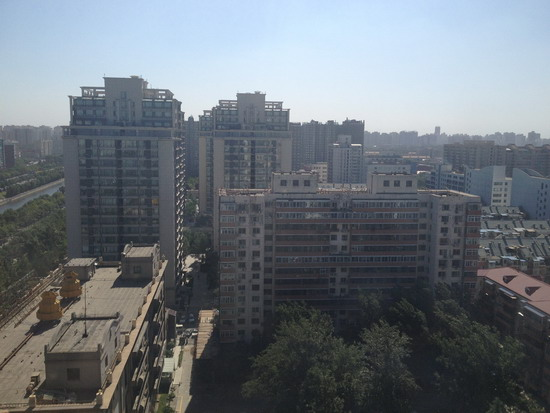
%> input picture 001_groudtruth.jpg, 550 x 413 px
$ octave --eval "result = retinex(imread('001_groudtruth.jpg'));"   (GNU Octave 9; MATLAB toolbox functions it lacks are replaced by stand-ins)
%> lines starting %> are read from the running program, lines starting %| are printed output that depends on the picture
function [ssr, msr, msrcr] = retinex(I)
Ir=I(:,:,1);
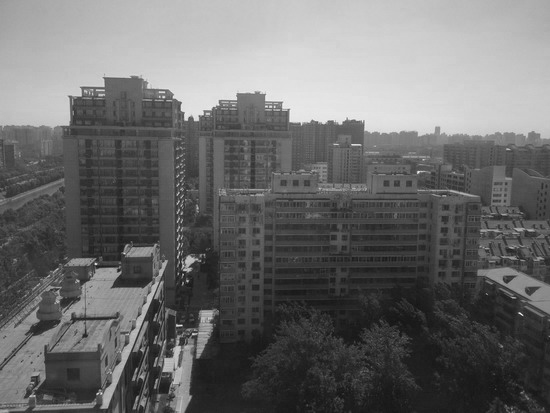
%> Ir: size 413x550 uint8; min 17, max 245, mean 108.2
Ig=I(:,:,2);
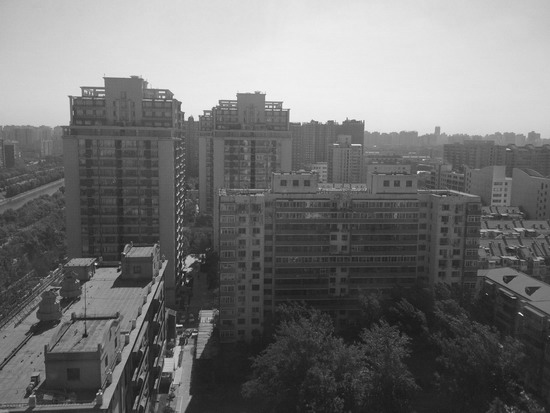
%> Ig: size 413x550 uint8; min 18, max 252, mean 115
Ib=I(:,:,3);
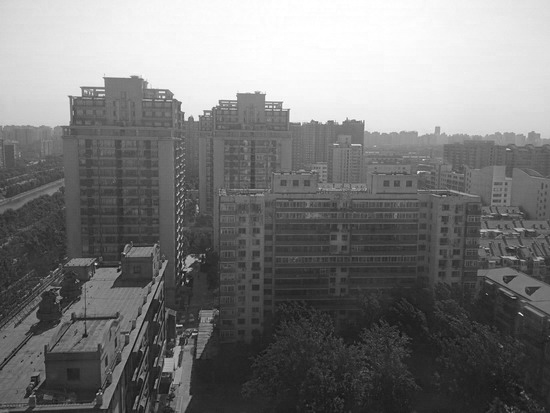
%> Ib: size 413x550 uint8; min 12, max 255, mean 121.9

%%%%%%%%%%设定所需参数%%%%%%
G = 192;
b = -30;
alpha = 125; %125
beta = 46; %46
Ir_double=double(Ir);
Ig_double=double(Ig);
Ib_double=double(Ib);

%%%%%%%%%%设定高斯参数%%%%%%
sigma_1=15;   %三个高斯核 %15,80,250
sigma_2=80;
sigma_3=250;
[x, y]=meshgrid((-(size(Ir,2)-1)/2):(size(Ir,2)/2),(-(size(Ir,1)-1)/2):(size(Ir,1)/2));
gauss_1=exp(-(x.^2+y.^2)/(2*sigma_1*sigma_1));  %计算高斯函数
Gauss_1=gauss_1/sum(gauss_1(:));  %归一化处理
gauss_2=exp(-(x.^2+y.^2)/(2*sigma_2*sigma_2));
Gauss_2=gauss_2/sum(gauss_2(:));
gauss_3=exp(-(x.^2+y.^2)/(2*sigma_3*sigma_3));
Gauss_3=gauss_3/sum(gauss_3(:));

%%%%%%%%%%对R分量操作%%%%%%%
% MSR部分
Ir_log=log(Ir_double+1);  %将图像转换到对数域
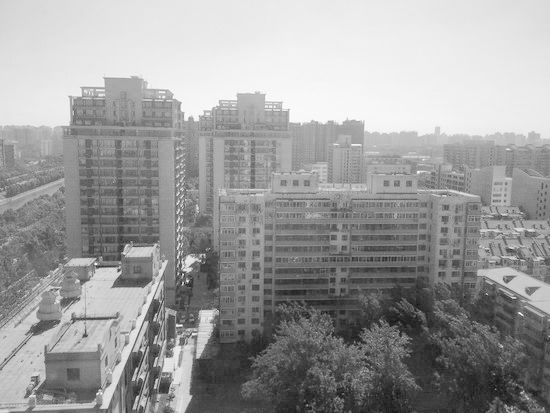
%> Ir_log: size 413x550 double; min 2.89, max 5.51, mean 4.5; drawn with min black and max white
f_Ir=fft2(Ir_double);  %对图像进行傅立叶变换,转换到频域中

%sigam=15的处理结果
fgauss=fft2(Gauss_1,size(Ir,1),size(Ir,2));
fgauss=fftshift(fgauss);  %将频域中心移到零点
Rr=ifft2(fgauss.*f_Ir);  %做卷积后变换回空域中
min1=min(min(Rr));
Rr_log= log(Rr - min1+1);
Rr1=Ir_log-Rr_log;

%sigam=80
fgauss=fft2(Gauss_2,size(Ir,1),size(Ir,2));
fgauss=fftshift(fgauss);
Rr= ifft2(fgauss.*f_Ir);
min1=min(min(Rr));
Rr_log= log(Rr - min1+1);
Rr2=Ir_log-Rr_log;

 %sigam=250
fgauss=fft2(Gauss_3,size(Ir,1),size(Ir,2));
fgauss=fftshift(fgauss);
Rr= ifft2(fgauss.*f_Ir);
min1=min(min(Rr));
Rr_log= log(Rr - min1+1);
Rr3=Ir_log-Rr_log;

Rr=0.33*Rr1+0.34*Rr2+0.33*Rr3;   %加权求和
MSR1 = Rr;
SSR1 = Rr2;
%计算CR
CRr = beta*(log(alpha*Ir_double+1)-log(Ir_double+Ig_double+Ib_double+1));
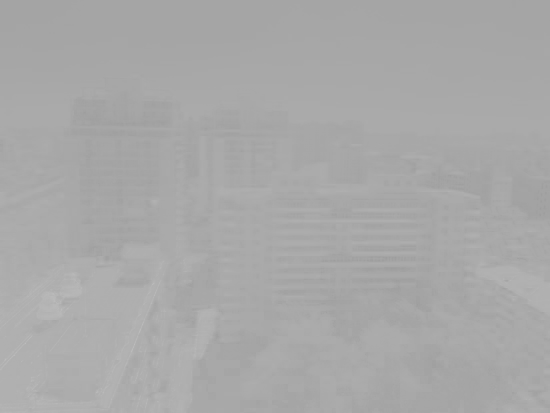
%> CRr: size 413x550 double; min 157.1, max 189.1, mean 168.8

%SSR:
min1 = min(min(SSR1));
max1 = max(max(SSR1));
%> (the run ends here)

$ run again, on 002_groudtruth.jpg
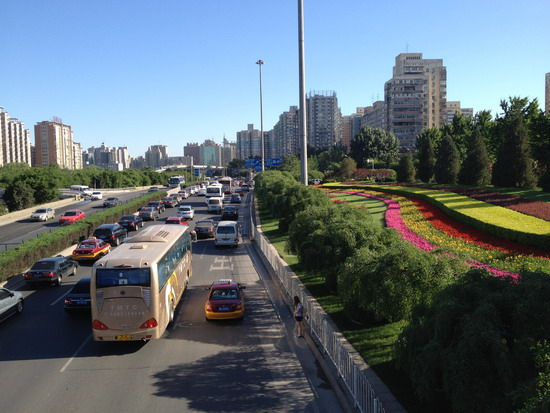
%> input picture 002_groudtruth.jpg, 550 x 413 px
%> in retinex, `Ir_log=log(Ir_double+1);`:
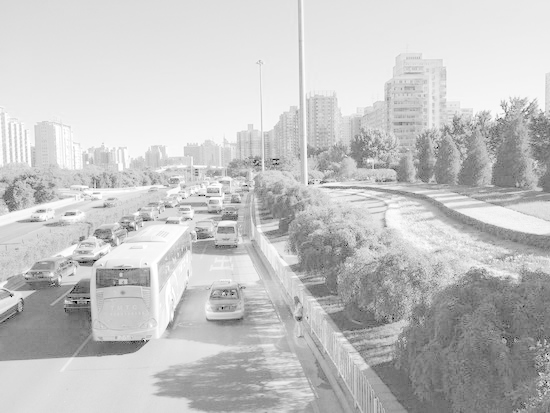
%> Ir_log: size 413x550 double; min 0, max 5.55, mean 4.28; drawn with min black and max white
%> in retinex, `CRr = beta*(log(alpha*Ir_double+1)-log(Ir_double+Ig_double+Ib_double+1..`:
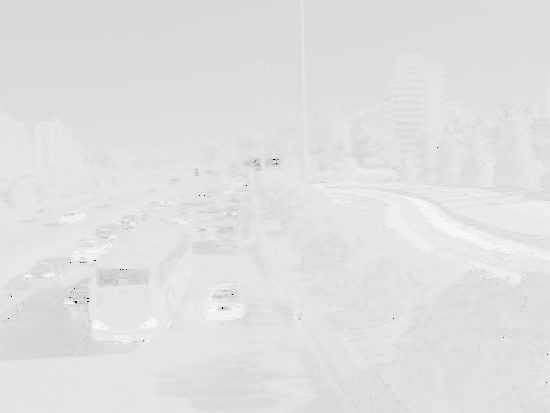
%> CRr: size 413x550 double; min -229.2, max 219.3, mean 166.9; drawn with min black and max white

$ run again, on 003_groudtruth.jpg
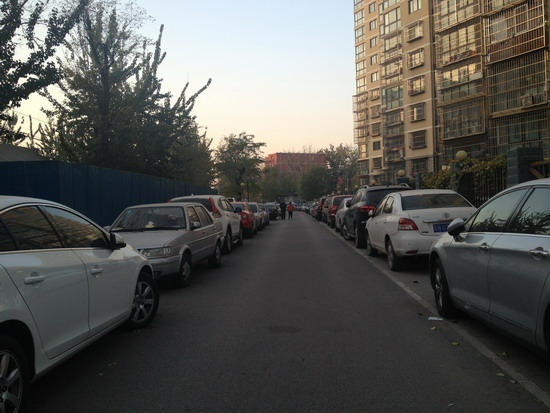
%> input picture 003_groudtruth.jpg, 550 x 413 px
%> in retinex, `Ir_log=log(Ir_double+1);`:
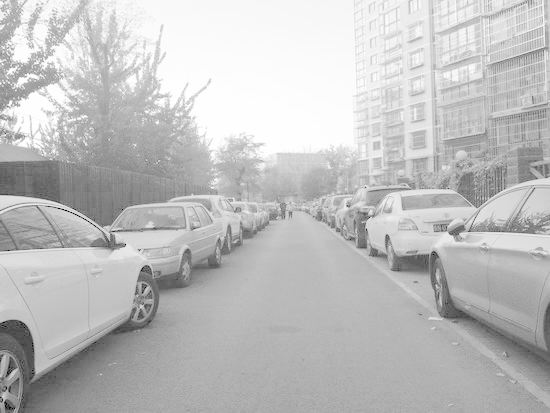
%> Ir_log: size 413x550 double; min 0, max 5.55, mean 4.16; drawn with min black and max white
%> in retinex, `CRr = beta*(log(alpha*Ir_double+1)-log(Ir_double+Ig_double+Ib_double+1..`:
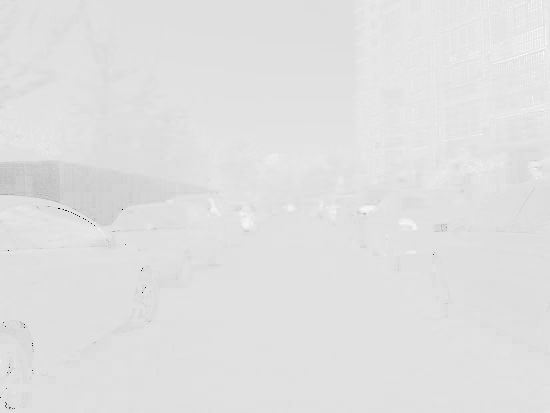
%> CRr: size 413x550 double; min -163.5, max 215.5, mean 171; drawn with min black and max white
